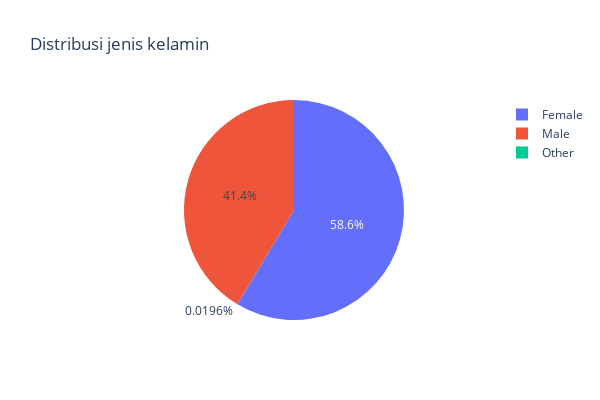

The notebook cell this image was saved under:
### Markdown cell above
terdapat lebih dari 2000 data pria dan 3000 data perempuan

### Code cell
#visualisasi persentase jenis kelamin
fig = px.pie(df, names='gender', title = 'Distribusi jenis kelamin', width=600, height=400)
fig.show()

### Figure 1 — Plotly figure (JSON) as saved in the notebook; plotly's stock layout.template omitted (floating-point values rounded to 4 significant figures; data arrays with more than 128 entries replaced by an {"elided": "..."} marker saying what was removed)
{"data": [{"domain": {"x": [0, 1], "y": [0, 1]}, "hovertemplate": "gender=%{label}<extra></extra>", "labels": {"elided": "5110 str values"}, "legendgroup": "", "name": "", "showlegend": true, "type": "pie"}], "layout": {"height": 400, "legend": {"tracegroupgap": 0}, "title": {"text": "Distribusi jenis kelamin"}, "width": 600}}
